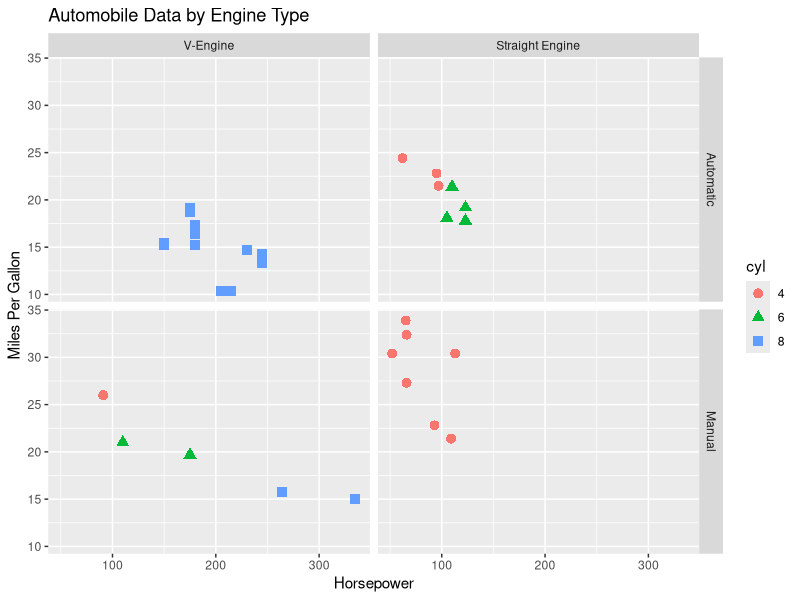

Source code (R): (Note: this script raises an error after producing the figure.)
#
# R in action (2 ed.)
#

# Grouping and Faceting

# 1. Transformations

mtcars$am <- factor(mtcars$am, levels=c(0,1), 
                    labels=c("Automatic", "Manual"))
mtcars$vs <- factor(mtcars$vs, levels=c(0,1), 
                    labels=c("V-Engine", "Straight Engine"))
mtcars$cyl <- factor(mtcars$cyl)

# 2. Generate plot
# "am", "vs" are the faceting variables
# "cyl" is the grouping variable

library(ggplot2)
ggplot(data=mtcars, aes(x=hp, y=mpg, shape=cyl, color=cyl)) +
  geom_point(size=3) + 
  facet_grid(am~vs) +
  labs(title="Automobile Data by Engine Type", 
       x="Horsepower", y="Miles Per Gallon")

# 3. Grouping & Faceting
# 3.1
ggplot(Salaries, aes(x=yrs.since.phd, y=salary, color=rank, shape=rank)) + 
                 geom_point() + 
                 facet_grid(.~sex)
# 3.2
data(singer, package="lattice")
library(ggplot2)
ggplot(data=singer, aes(x=height, fill=voice.part)) +
                    geom_density() + 
                    facet_grid(voice.part~.)
